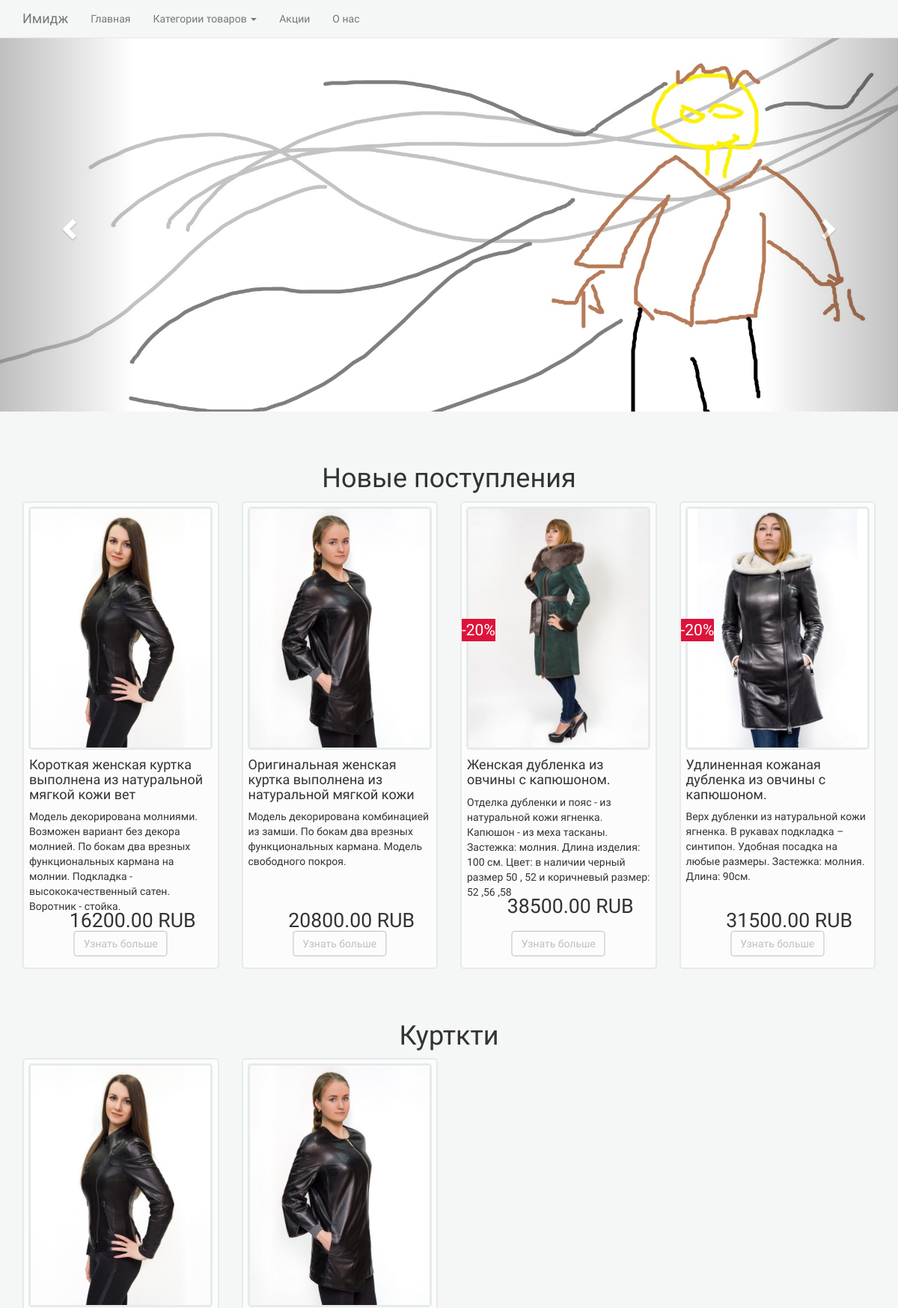
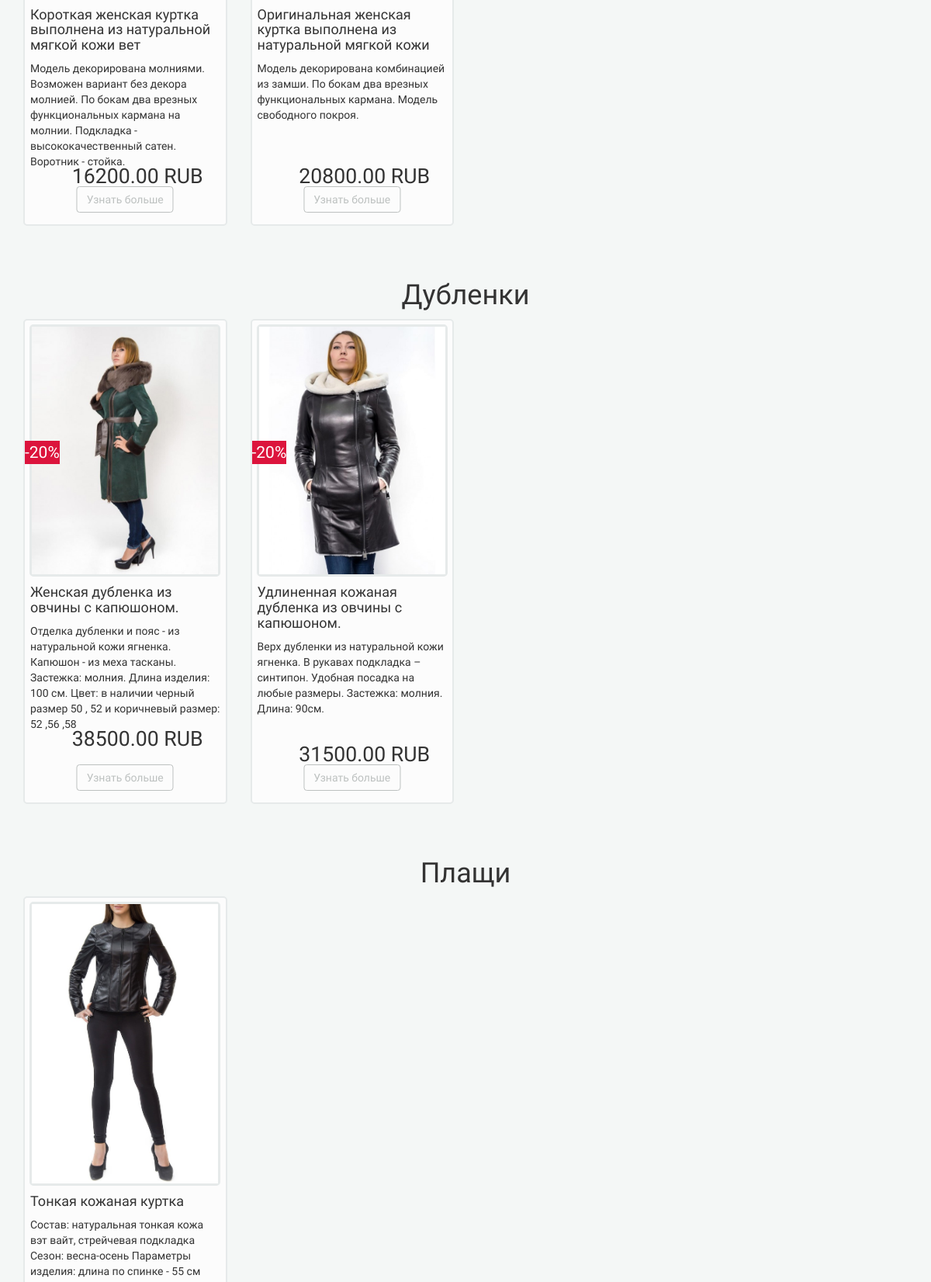
The page / (upper part) on the database its author committed (2 pictures, top to bottom).
### products/models.py (models this page shows, shortened)
class ProductImage(models.Model):
    product = models.ForeignKey(Product, blank=True, null=True, default=None)
    image = models.ImageField(upload_to='products_images/')
    is_main = models.BooleanField(default=False)
    is_active = models.BooleanField(default=True)
    created = models.DateTimeField(auto_now_add=True, auto_now=False)
    updated = models.DateTimeField(auto_now_add=False, auto_now=True)
    class Meta:
        verbose_name = 'Фотография'
        verbose_name_plural = 'Фотографии'

class Product(models.Model):
    name = models.CharField(max_length=64, blank=True, null=True, default=None)
    price = models.DecimalField(max_digits=10, decimal_places=2, default=0)
    discount = models.IntegerField(default=0)
    category = models.ForeignKey(ProductCategory, blank=True, null=True, default=None)
    short_description = models.TextField(blank=True, null=True, default=None)
    description = models.TextField(blank=True, null=True, default=None)
    is_active = models.BooleanField(default=True)
    is_on_main = models.BooleanField(default=False)
    created = models.DateTimeField(auto_now_add=True, auto_now=False)
    updated = models.DateTimeField(auto_now_add=False, auto_now=True)
    class Meta:
        verbose_name = 'Товар'
        verbose_name_plural = 'Товары'

### landing/views.py (the view)
# urls.py: url(r'^$', views.home, name='home'),
def home(request):
    products_images = ProductImage.objects.filter(is_active=True, is_main=True, product__is_active=True)
    products_images_on_main = ProductImage.objects.filter(is_active=True, is_main=True, product__is_active=True,
                                                  product__is_on_main=True)
    products_images_kurtki = products_images.filter(product__category__id=1)
    products_images_dublenki = products_images.filter(product__category__id=2)
    products_images_plashi = products_images.filter(product__category__id=3)
    return render(request, 'landing/home.html', locals())

### templates/landing/home.html (shortened to what this page needs)
{% extends 'main.html' %}
{% load static %}
{% block content %}
    {% include 'slide.html' %}
    <div class="section section1">
        <div class="container">
            <div class="row">
                <div class="col-lg-12">
                    <h1 class="text-center">
                        Новые поступления
                    </h1>
                </div>
                 {% for product_image in products_images_on_main %}
                    {% include 'landing/product_item.html' %}
                {% endfor %}
            </div>
        </div>
    </div>
     <div class="section section2">
        <div class="container">
            <div class="row">
                <div class="col-lg-12">
                    <h1 class="text-center">
                        Курткти
                    </h1>
                </div>
                {% for product_image in products_images_kurtki %}
                    {% include 'landing/product_item.html' %}
                {% endfor %}
            </div>
        </div>
    </div>
    <div class="section section3">
        <div class="container">
            <div class="row">
                <div class="col-lg-12">
                    <h1 class="text-center">
                        Дубленки
                    </h1>
                </div>
                {% for product_image in products_images_dublenki %}
                    {% include 'landing/product_item.html' %}
                {% endfor %}
            </div>
        </div>
    </div>
    <div class="section section4">
        <div class="container">
            <div class="row">
                <div class="col-lg-12">
                    <h1 class="text-center">
                        Плащи
                    </h1>
                </div>
                {% for product_image in products_images_plashi %}
                    {% include 'landing/product_item.html' %}
                {% endfor %}
            </div>
        </div>
    </div>
{% endblock %}

### templates/main.html (shortened to what this page needs)
{% load static %}
<!DOCTYPE html>
<html lang="ru">
<head>
    <link rel="stylesheet" href="https://cdnjs.cloudflare.com/ajax/libs/twitter-bootstrap/3.3.6/css/bootstrap.min.css">
    <link rel="stylesheet" href="{% static 'css/style.css' %}">
</head>
<body>
    {% include 'navbar.html' %}
    <div class="wrapper">
        <div class="wrapper-content">
            {% block content %}
            {% endblock content %}
        </div>
    </div>
</body>
</html>

### templates/navbar.html (shortened to what this page needs)
{% load staticfiles %}
<div class="container">
    <div class="row">
        <div class="navbar navbar-default navbar-fixed-top">
            <div class="container">
                <div class="navbar-header">
                    <a href="/" class="navbar-brand">Имидж</a>
                </div>
                <div class="collapse navbar-collapse" id="responsive-menu">
                    <ul class="nav navbar-nav">
                        <li><a href="/">Главная</a></li>
                        <li class="dropdown">
                            <a href="#" class="dropdown-toggle" data-toggle="dropdown">Категории товаров <b class="caret"></b></a>
                        </li>
                        <li><a href="#">Акции</a></li>
                        <li><a href="{% url 'about' %}">О нас</a></li>
                    </ul>
                </div>
            </div>
        </div>
    </div>
</div>

### templates/slide.html (shortened to what this page needs)
{% load static %}
<div id="myCarousel" class="carousel slide" data-ride="carousel">
  <ol class="carousel-indicators">
    <li data-target="#myCarousel" data-slide-to="0" class="active"></li>
    <li data-target="#myCarousel" data-slide-to="1"></li>
    <li data-target="#myCarousel" data-slide-to="2"></li>
  </ol>
  <div class="carousel-inner" role="listbox">
    <div class="item active">
      <img src="{% static 'img/slide.jpg' %}" alt="dublenka">
    </div>
  </div>
  <a class="left carousel-control" href="#myCarousel" role="button" data-slide="prev">
    <span class="glyphicon glyphicon-chevron-left" aria-hidden="true"></span>
  </a>
  <a class="right carousel-control" href="#myCarousel" role="button" data-slide="next">
    <span class="glyphicon glyphicon-chevron-right" aria-hidden="true"></span>
  </a>
</div>

### templates/landing/product_item.html
<div class="col-lg-3">
    <div class="product-item">
        <div class="span4 center-block">
            <a href="{% url 'product' product_image.product.id %}">
                <img src="{{ product_image.image.url }}" class="img-responsive">
            </a>
        </div>
        {% if product_image.product.discount %}
            <div class="discount-container">
                <span class="discount">-{{ product_image.product.discount }}%</span>
            </div>
        {% endif %}
        <div class="description">
             <h4 class="product-name">{{ product_image.product.name }}</h4>
            <p class="product-description">
                {{ product_image.product.short_description }}
            </p>
            <div class="priece">
                {{ product_image.product.price }} RUB
            </div>
            <div class="inf-btn">
                <button class="btn btn-black btn-group-justified">
                    Узнать больше
                </button>
            </div>
        </div>
    </div>
</div>

### static/static_dev/css/style.css (style rules this page uses)
.wrapper-content { background-color: #f4f7f6; padding-bottom: 20px; }
.container .row { margin-top: 50px; }
body { font-family: 'Fira Sans Condensed', sans-serif; }
.navbar-default { background-color: #f4f7f6; }
.btn-black { background-color:#fcfcfc; color:#bdc1c0; border-color:#bdc1c0; }
.description { margin-left: 7px; margin-right: 7px; }
.product-item { background-color: #fcfcfc ; height: 625px; border: 2px solid #e6eaea ; border-radius: 5px; position: relative; }
.span4 { width: 95%; margin-top: 5px; border: 3px solid #e6eaea ; border-radius: 5px; }
.product-description { height: 120px; }
.priece { margin-left: 22%; font-size: 20pt; }
.discount { background-color: crimson; color: white; position: absolute; margin-top: -175px; font-size: 150%; }
.inf-btn { position: absolute; bottom: 15px; left: 50%; transform: translateX(-50%); }

### rows shown on the page
ProductImage: image (picture), product.name "Короткая женская куртка выполнена из натуральной мягкой кожи вет", product.short_description "Модель декорирована молниями. Возможен вариант без декора молнией. По бокам два врезных функциональных кармана на молнии. Подкладка - высококачественный сатен. Воротник - стойка.", product.price "16200.00"
ProductImage: image (picture), product.name "Оригинальная женская куртка выполнена из натуральной мягкой кожи", product.short_description "Модель декорирована комбинацией из замши. По бокам два врезных функциональных кармана. Модель свободного покроя.", product.price "20800.00"
ProductImage: image (picture), product.discount "20", product.name "Женская дубленка из овчины с капюшоном.", product.short_description "Отделка дубленки и пояс - из натуральной кожи ягненка. Капюшон - из меха тасканы. Застежка: молния. Длина изделия: 100 см. Цвет: в наличии черный размер 50 , 52 и коричневый размер: 52 ,56 ,58", product.price "38500.00"
ProductImage: image (picture), product.discount "20", product.name "Удлиненная кожаная дубленка из овчины с капюшоном.", product.short_description "Верх дубленки из натуральной кожи ягненка. В рукавах подкладка – синтипон. Удобная посадка на любые размеры. Застежка: молния. Длина: 90см.", product.price "31500.00"
ProductImage: image (picture), product.name "Тонкая кожаная куртка", product.short_description "Состав: натуральная тонкая кожа вэт вайт, стрейчевая подкладка Сезон: весна-осень Параметры изделия: длина по спинке - 55 см"
